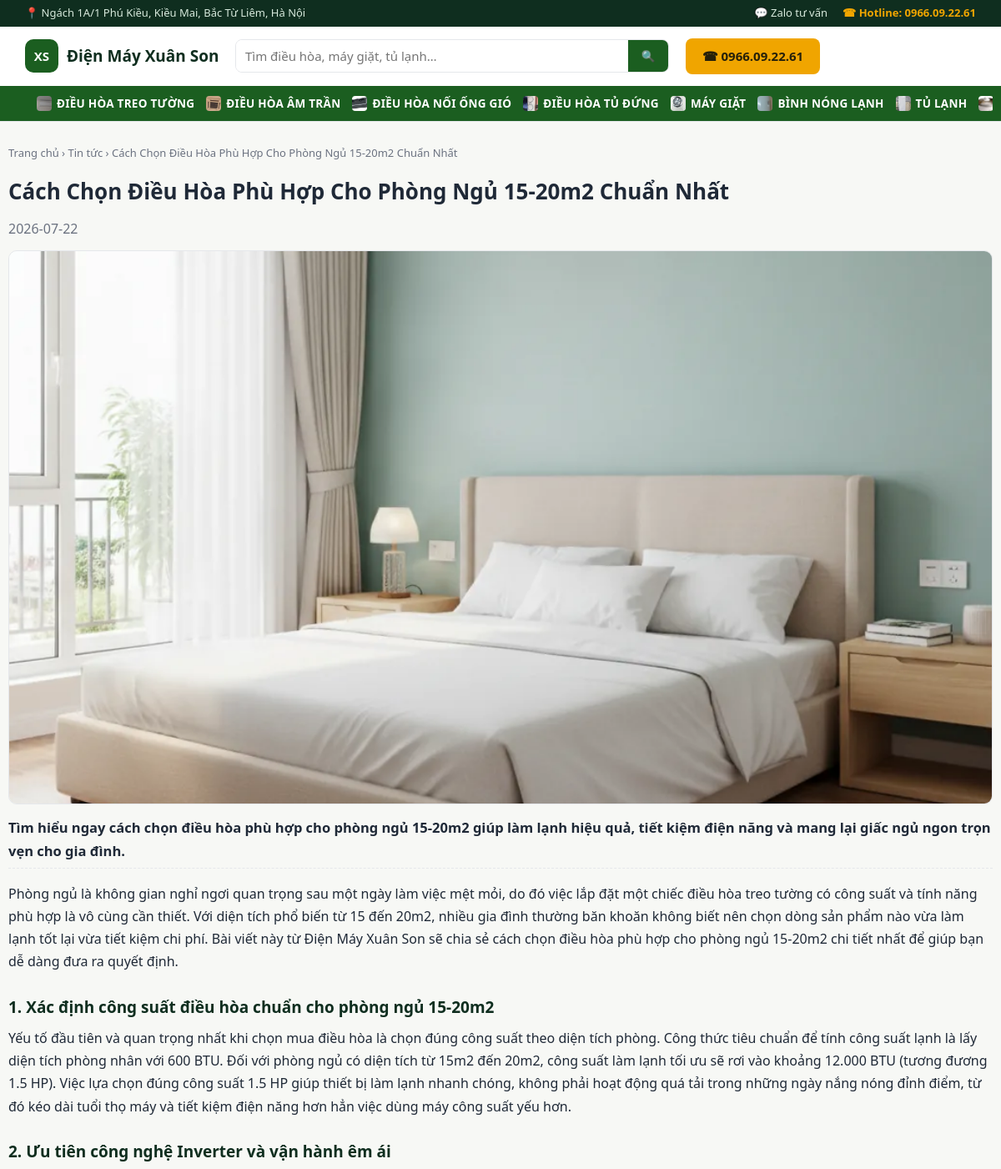
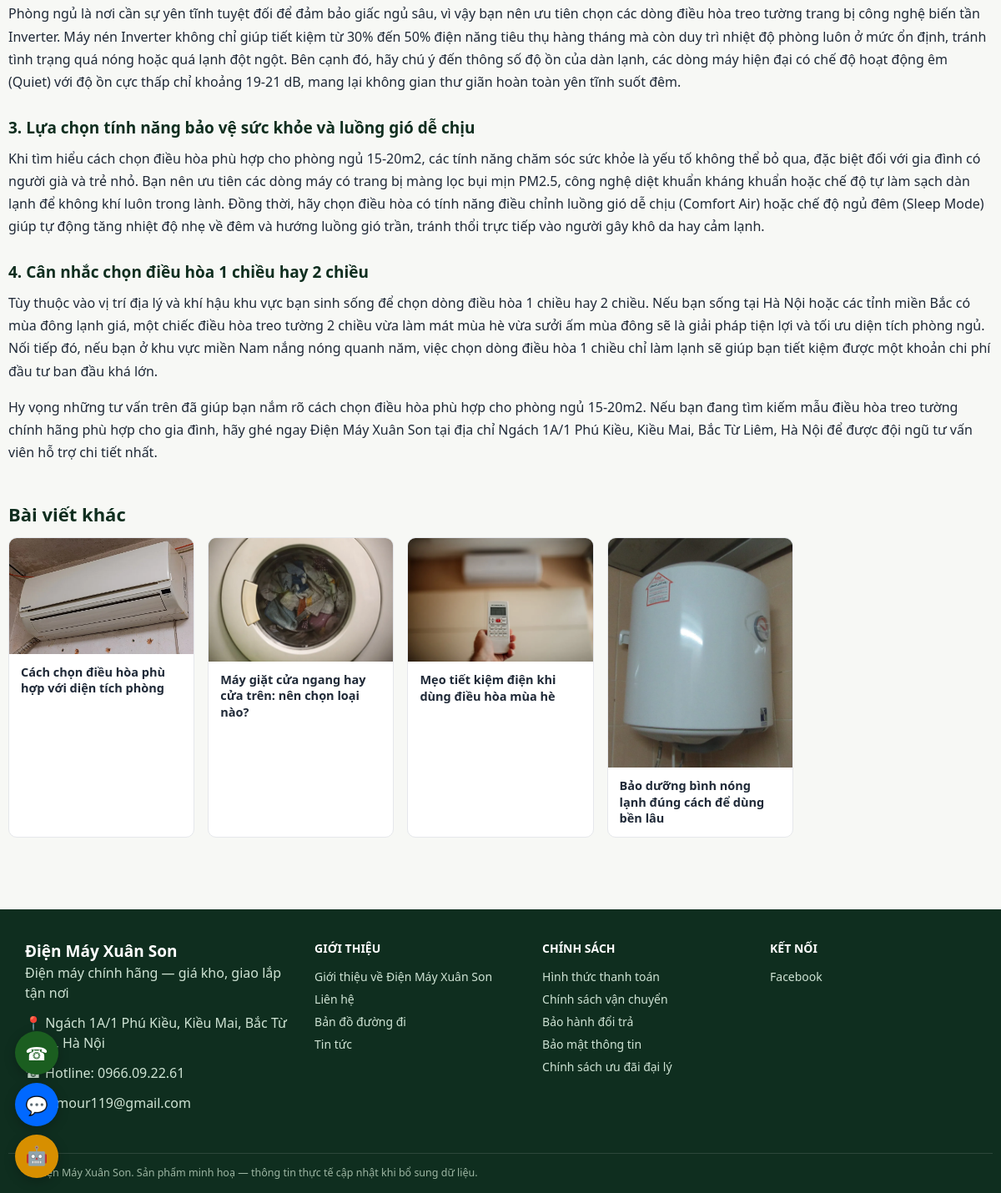
/tin-tuc/cach-chon-dieu-hoa-phu-hop-cho-phong-ngu-15-20m2-chuan-nhat, run on the app's committed database (2 pictures, top to bottom).
### tables this page shows
CREATE TABLE categories (
    id INTEGER PRIMARY KEY AUTOINCREMENT,
    name TEXT NOT NULL,
    slug TEXT NOT NULL UNIQUE,
    icon TEXT DEFAULT '',
    sort_order INTEGER DEFAULT 0
);

CREATE TABLE articles (
    id INTEGER PRIMARY KEY AUTOINCREMENT,
    title TEXT NOT NULL,
    slug TEXT NOT NULL UNIQUE,
    image TEXT DEFAULT '',
    excerpt TEXT DEFAULT '',
    content TEXT DEFAULT '',
    category TEXT DEFAULT 'Kiến thức tiêu dùng',
    published INTEGER DEFAULT 1,
    created_at TEXT NOT NULL
, meta_title TEXT DEFAULT '', meta_description TEXT DEFAULT '', keyword TEXT DEFAULT '', related_product_ids TEXT DEFAULT '');

### app.py (the view)
@app.route("/tin-tuc/<slug>")
def article_detail_page(slug):
    article = db.get_article_by_slug(slug)
    if not article or not article["published"]:
        abort(404)
    others = [a for a in db.list_articles(limit=5) if a["id"] != article["id"]][:4]
    related_ids = [int(i) for i in (article["related_product_ids"] or "").split(",") if i.strip().isdigit()]
    related_products = db.get_products_by_ids(related_ids)
    return render_template(
        "article_detail.html", article=article, others=others, related_products=related_products,
    )

### app.py (called while the page is built)
def parse_article(text):
    blocks = []
    for line in (text or "").split("\n"):
        line = line.strip()
        if not line:
            continue
        if line.startswith("## "):
            blocks.append(("h3", line[3:].strip()))
        else:
            blocks.append(("p", line))
    return blocks

@app.before_request
def load_common():
    g.settings = db.load_settings()
    g.nav_categories = db.list_categories()

@app.context_processor
def inject_globals():
    return {"settings": g.settings, "nav_categories": g.nav_categories}

### db.py (called while the page is built)
@contextmanager
def get_conn():
    conn = sqlite3.connect(DB_PATH)
    conn.row_factory = sqlite3.Row
    conn.execute("PRAGMA foreign_keys = ON")
    try:
        yield conn
        conn.commit()
    finally:
        conn.close()

def load_settings_raw() -> dict:
    try:
        with open(SETTINGS_PATH, encoding="utf-8") as f:
            data = json.load(f)
        merged = dict(DEFAULT_SETTINGS)
        merged.update(data)
        return merged
    except (OSError, json.JSONDecodeError):
        return dict(DEFAULT_SETTINGS)

def load_settings() -> dict:
    merged = load_settings_raw()
    if os.environ.get("GEMINI_API_KEY"):
        merged["gemini_key"] = os.environ["GEMINI_API_KEY"]
    if os.environ.get("CLAUDE_API_KEY"):
        merged["claude_key"] = os.environ["CLAUDE_API_KEY"]
    if os.environ.get("FB_CAPI_TOKEN"):
        merged["fb_capi_token"] = os.environ["FB_CAPI_TOKEN"]
    return merged

def list_categories(conn=None):
    if conn is not None:
        return conn.execute(
            "SELECT * FROM categories ORDER BY sort_order, name"
        ).fetchall()
    with get_conn() as c:
        return c.execute("SELECT * FROM categories ORDER BY sort_order, name").fetchall()

def get_products_by_ids(ids: list[int]):
    if not ids:
        return []
    with get_conn() as c:
        placeholders = ",".join("?" * len(ids))
        rows = c.execute(PRODUCT_SELECT + f" WHERE p.id IN ({placeholders})", ids).fetchall()
    by_id = {row["id"]: row for row in rows}
    return [by_id[i] for i in ids if i in by_id]

def list_articles(limit=None, published_only=True):
    sql = "SELECT * FROM articles"
    if published_only:
        sql += " WHERE published = 1"
    sql += " ORDER BY created_at DESC"
    params = []
    if limit:
        sql += " LIMIT ?"
        params.append(limit)
    with get_conn() as c:
        return c.execute(sql, params).fetchall()

### templates/article_detail.html (shortened to what this page needs)
{% extends "base.html" %}
{% from "_macros.html" import product_card with context %}
{% block content %}
<div class="wrap section">
  <nav class="breadcrumb">
    <a href="{{ url_for('home') }}">Trang chủ</a> ›
    <a href="{{ url_for('article_list_page') }}">Tin tức</a> ›
    <span>{{ article.title }}</span>
  </nav>
  <article class="article-detail">
    <h1>{{ article.title }}</h1>
    <p class="muted">{{ article.created_at[:10] }}</p>
    {% if article.image %}
      <img src="{{ url_for('static', filename=article.image) }}" alt="{{ article.title }}" class="article-cover">
    {% endif %}
    <div class="article-body">
      {% if article.excerpt %}<p class="article-lead">{{ article.excerpt }}</p>{% endif %}
      {% for kind, text in article.content|article %}
        {% if kind == "h3" %}<h2>{{ text }}</h2>{% else %}<p>{{ text }}</p>{% endif %}
      {% endfor %}
    </div>
  </article>
  {% if others %}
  <section class="section">
    <h2 class="section-title">Bài viết khác</h2>
    <div class="news-grid">
      {% for a in others %}
      <a href="{{ url_for('article_detail_page', slug=a.slug) }}" class="news-card">
        <div class="news-thumb">{% if a.image %}<img src="{{ url_for('static', filename=a.image) }}" alt="{{ a.title }}">{% else %}📰{% endif %}</div>
        <div class="news-body">
          <h3>{{ a.title }}</h3>
        </div>
      </a>
      {% endfor %}
    </div>
  </section>
  {% endif %}
</div>
{% endblock %}

### templates/base.html (shortened to what this page needs)
{% from "_macros.html" import cat_icon with context %}
{% set is_admin_page = request.path.startswith('/admin') %}
<!doctype html>
<html lang="vi">
<head>
<link rel="stylesheet" href="{{ url_for('static', filename='css/style.css') }}">
</head>
<body>
<div class="topbar">
  <div class="wrap topbar-inner">
    <span>📍 {{ settings.address }}</span>
    <div class="topbar-links">
      {% if settings.zalo %}<a href="https://zalo.me/{{ settings.zalo }}" target="_blank" rel="noopener">💬 Zalo tư vấn</a>{% endif %}
      <a href="tel:{{ settings.hotline|replace('.', '') }}" class="topbar-hotline">☎ Hotline: {{ settings.hotline }}</a>
    </div>
  </div>
</div>
<header class="site-header">
  <div class="wrap header-inner">
    <a href="{{ url_for('home') }}" class="brand">
      <span class="brand-mark">XS</span>
      <span class="brand-name">{{ settings.company_name }}</span>
    </a>
    <form class="search-form" action="{{ url_for('search_page') }}" method="get">
      <input type="text" name="q" placeholder="Tìm điều hòa, máy giặt, tủ lạnh…" value="{{ search_q|default('') }}">
      <button type="submit" aria-label="Tìm kiếm">🔍</button>
    </form>
    <a href="tel:{{ settings.hotline|replace('.', '') }}" class="btn btn-gold header-cta">☎ {{ settings.hotline }}</a>
  </div>
  <nav class="category-nav">
    <div class="wrap category-nav-inner">
      {% for c in nav_categories %}
        <a href="{{ url_for('category_page', slug=c.slug) }}">{{ cat_icon(c.icon, c.name) }} {{ c.name }}</a>
      {% endfor %}
    </div>
  </nav>
</header>
<main>
{% block content %}{% endblock %}
</main>
<footer class="site-footer">
  <div class="wrap footer-inner">
    <div>
      <div class="brand-name footer-brand">{{ settings.company_name }}</div>
      <p>{{ settings.tagline }}</p>
      <p>📍 {{ settings.address }}</p>
      <p>☎ Hotline: <a href="tel:{{ settings.hotline|replace('.', '') }}">{{ settings.hotline }}</a></p>
      {% if settings.email %}<p>✉ {{ settings.email }}</p>{% endif %}
    </div>
    <div>
      <div class="footer-title">Giới thiệu</div>
      <ul class="footer-links">
        <li><a href="{{ url_for('about_page') }}">Giới thiệu về {{ settings.company_name }}</a></li>
        <li><a href="{{ url_for('about_page') }}#lien-he">Liên hệ</a></li>
        <li><a href="{{ url_for('about_page') }}#ban-do">Bản đồ đường đi</a></li>
        <li><a href="{{ url_for('article_list_page') }}">Tin tức</a></li>
      </ul>
    </div>
    <div>
      <div class="footer-title">Chính sách</div>
      <ul class="footer-links">
        <li><a href="{{ url_for('policy_page', slug='thanh-toan') }}">Hình thức thanh toán</a></li>
        <li><a href="{{ url_for('policy_page', slug='van-chuyen') }}">Chính sách vận chuyển</a></li>
        <li><a href="{{ url_for('policy_page', slug='bao-hanh') }}">Bảo hành đổi trả</a></li>
        <li><a href="{{ url_for('policy_page', slug='bao-mat') }}">Bảo mật thông tin</a></li>
        <li><a href="{{ url_for('policy_page', slug='dai-ly') }}">Chính sách ưu đãi đại lý</a></li>
      </ul>
    </div>
    <div>
      <div class="footer-title">Kết nối</div>
      <ul class="footer-links">
        {% if settings.facebook %}<li><a href="{{ settings.facebook }}" target="_blank" rel="noopener">Facebook</a></li>{% endif %}
      </ul>
    </div>
  </div>
  <div class="wrap footer-bottom">© {{ settings.company_name }}. Sản phẩm minh hoạ — thông tin thực tế cập nhật khi bổ sung dữ liệu.</div>
</footer>
{% set chat_enabled = (settings.claude_key or settings.gemini_key) and not is_admin_page %}
<div class="floating-contact">
  <a href="tel:{{ settings.hotline|replace('.', '') }}" class="floating-btn floating-call" title="Gọi hotline">☎</a>
  {% if settings.zalo %}<a href="https://zalo.me/{{ settings.zalo }}" target="_blank" rel="noopener" class="floating-btn floating-zalo" title="Chat Zalo">💬</a>{% endif %}
  {% if chat_enabled %}
  <button type="button" class="floating-btn floating-ai" id="aiChatToggle" title="Hỏi trợ lý AI">🤖</button>
  {% endif %}
</div>
    {% set lead_variant = 'order' %}
</body>
</html>

### templates/_macros.html (shortened to what this page needs)
{% macro cat_icon(icon, alt, cls="") %}
{% if icon and '/' in icon %}
  <img class="cat-icon-img {{ cls }}" src="{{ url_for('static', filename=icon) }}" alt="{{ alt }}" loading="lazy">
{% else %}
  {{ icon|default('📦') }}
{% endif %}
{% endmacro %}

### data on the page
categories: icon (picture), name "ĐIỀU HÒA TREO TƯỜNG"
categories: icon (picture), name "ĐIỀU HÒA ÂM TRẦN"
categories: icon (picture), name "ĐIỀU HÒA NỐI ỐNG GIÓ"
categories: icon (picture), name "ĐIỀU HÒA TỦ ĐỨNG"
categories: icon (picture), name "MÁY GIẶT"
categories: icon (picture), name "BÌNH NÓNG LẠNH"
categories: icon (picture), name "TỦ LẠNH"
categories: icon (picture)
articles: title "Cách Chọn Điều Hòa Phù Hợp Cho Phòng Ngủ 15-20m2 Chuẩn Nhất", created_at "2026-07-22", image (picture), excerpt "Tìm hiểu ngay cách chọn điều hòa phù hợp cho phòng ngủ 15-20m2 giúp làm lạnh hiệu quả, tiết kiệm điện năng và mang lại giấc ngủ ngon trọn vẹn cho gia đình."
articles: image (picture), title "Cách chọn điều hòa phù hợp với diện tích phòng"
articles: image (picture), title "Máy giặt cửa ngang hay cửa trên: nên chọn loại nào?"
articles: image (picture), title "Mẹo tiết kiệm điện khi dùng điều hòa mùa hè"
articles: image (picture), title "Bảo dưỡng bình nóng lạnh đúng cách để dùng bền lâu"

### other printed values
{{ settings.address }} "Ngách 1A/1 Phú Kiều, Kiều Mai, Bắc Từ Liêm, Hà Nội"
{{ settings.hotline }} "0966.09.22.61"
{{ settings.company_name }} "Điện Máy Xuân Son"
{{ text }} "1. Xác định công suất điều hòa chuẩn cho phòng ngủ 15-20m2" "2. Ưu tiên công nghệ Inverter và vận hành êm ái" "3. Lựa chọn tính năng bảo vệ sức khỏe và luồng gió dễ chịu" "4. Cân nhắc chọn điều hòa 1 chiều hay 2 chiều"
{{ settings.tagline }} "Điện máy chính hãng — giá kho, giao lắp tận nơi"
{{ settings.email }} "humour119@gmail.com"
